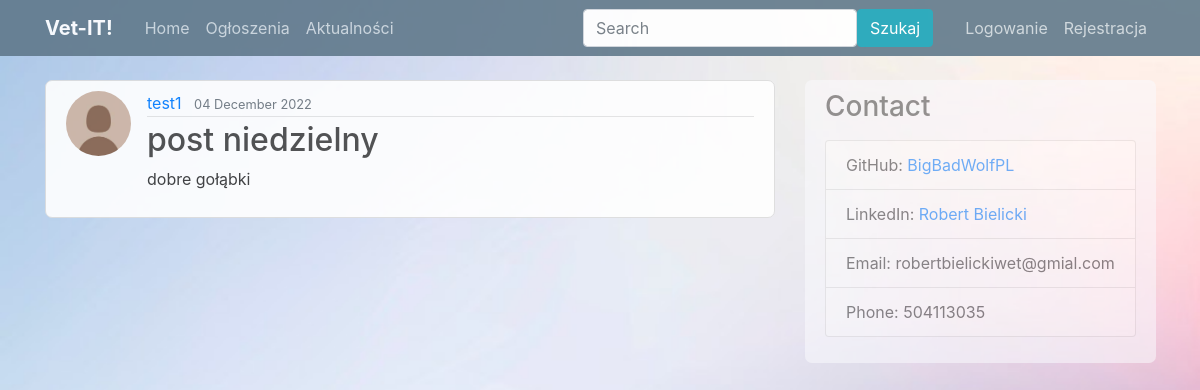
/post/42, run on the app's committed database.
### blog/models.py (models this page shows, shortened)
class Post(models.Model):
    title = models.CharField(max_length=100)
    content = models.TextField()
    date_posted = models.DateTimeField(default=timezone.now)
    author = models.ForeignKey(User, on_delete=models.CASCADE)

### users/models.py (models this page shows, shortened)
class Profile(models.Model):
    user = models.OneToOneField(User, on_delete=models.CASCADE)
    image = models.ImageField(default='default.jpg', upload_to='profile_pics')

### blog/views.py (the view)
# urls.py: path('post/<int:pk>', views.PostDetailView.as_view(), name='post-detail'),
class PostDetailView(DetailView):                             # Zachowane domyślne nazwy (w tamplacie nazwa zmiennej object)
    model = Post

### blog/templates/blog/post_detail.html (shortened to what this page needs)
{% extends "blog/base.html" %}
{% block content %}
         <article class="media content-section">
          <img class="rounded-circle article-img" src="{{ object.author.profile.image.url }}">
             <div class="media-body">
               <div class="article-metadata">
                 <a class="mr-2" href="{% url 'user-posts' object.author.username %}">{{ object.author }}</a>
                 <small class="text-muted">{{ object.date_posted|date:"d F Y" }}</small>
               </div>
               <h2 class="article-title">{{ object.title }}</h2>
               <p class="article-content">{{ object.content }}</p>
             </div>
           </article>
{% endblock content %}

### blog/static/blog/main.css (style rules this page uses)
body { background: #fafafa; color: #333333; margin-top: 5rem; background-image: url("/../media/bac.jpg"); background-size: 100%; background-repeat: no-repeat; }
h1, h2, h3, h4, h5, h6 { color: #444444; }
.content-section { background: #ffffff; padding: 10px 20px; border: 1px solid #dddddd; border-radius: 7px; margin-bottom: 15px; opacity: 90%; }
.article-title { color: #444444; }
.article-content { white-space: pre-line; }
.article-img { height: 65px; width: 65px; margin-right: 16px; }
.article-metadata { padding-bottom: 1px; margin-bottom: 4px; border-bottom: 1px solid #e3e3e3 }

### data on the page
Post: author.profile.image (placeholder picture), author "test1", date_posted "04 December 2022", title "post niedzielny", content "dobre gołąbki"
